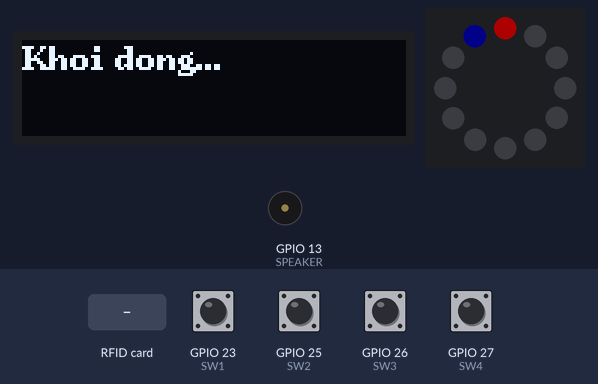
Recording of a sketch running on a simulated ESP32. Parts: 128×32 one-colour display, 12 RGB LEDs in a ring, first at the top, clockwise, buzzer (waves = sounding, pin HIGH). The inputs (shaded band) are chosen by the test bench; at power-on: GPIO 23 (SW1), GPIO 25 (SW2), GPIO 26 (SW3), GPIO 27 (SW4) HIGH. Dim RGB values are drawn brighter than linear; what the sketch prints to the serial monitor is not drawn.

Above: at 1.09 s.
2.3 s: RFID card 5E 7A 19 C4 held to the reader
At 2.45 s:
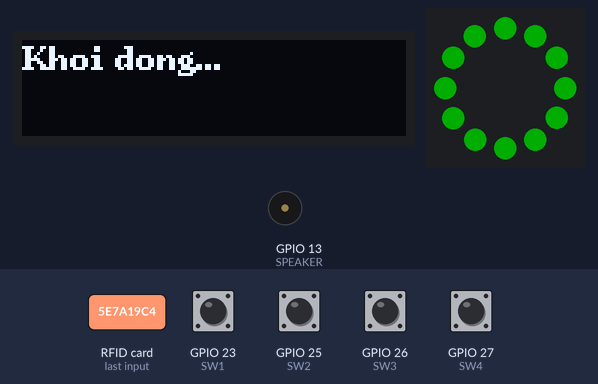
4.2 s: GPIO 27 (SW4) pulled LOW for 0.15 s
At 4.45 s:
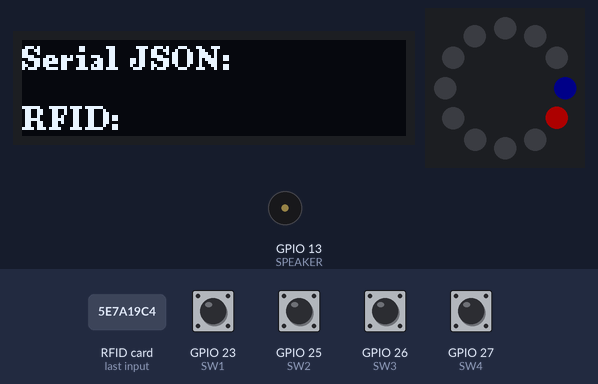
4.9 s: GPIO 26 (SW3) pulled LOW for 1 s
At 5.15 s:
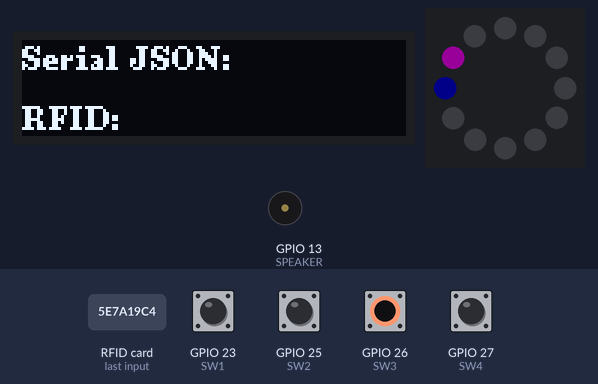
6.5 s: GPIO 26 (SW3) pulled LOW for 0.15 s
At 6.72 s:
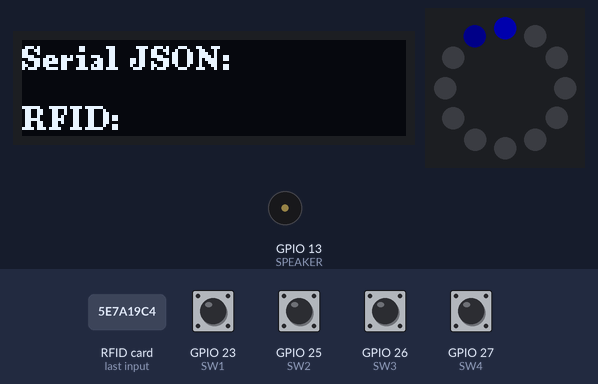
7.2 s: GPIO 26 (SW3) pulled LOW for 0.15 s
At 7.25 s:
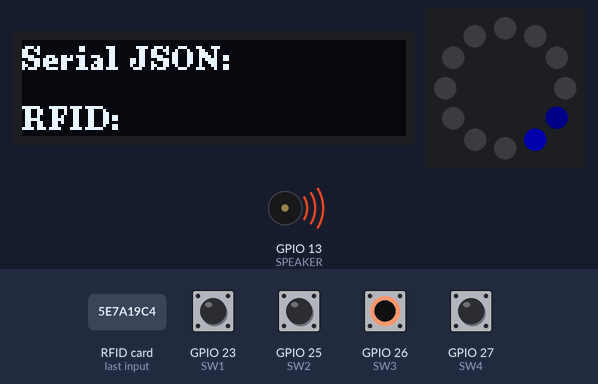
7.9 s: RFID card 5E 7A 19 C4 held to the reader
At 8.08 s:
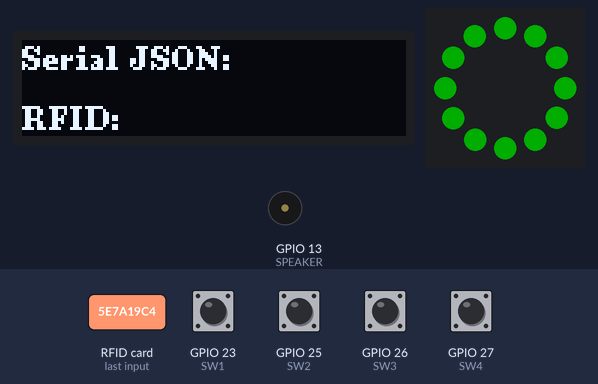
Timing chart, 0 to 10.7 s (numbered marks = the images above; inputs shaded):
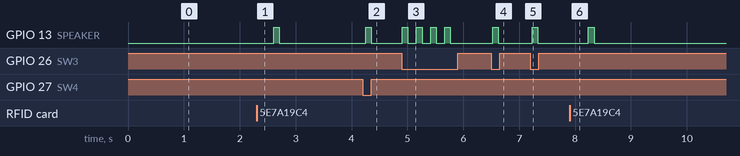

The sketch:

TestBoard.ino
```cpp
#include <Wire.h>
#include <U8g2lib.h>
#include <Adafruit_NeoPixel.h>
#include <ArduinoJson.h>
#include <rdm6300.h>

U8G2_SSD1306_128X32_UNIVISION_F_SW_I2C u8g2(U8G2_R0, /* clock=*/ 22, /* data=*/ 21, /* reset=*/ U8X8_PIN_NONE);

#define SW1 23
#define SW2 25
#define SW3 26
#define SW4 27
#define SPEAKER 13
#define LED_PIN     4
#define NUM_LEDS    12

Adafruit_NeoPixel pixels(NUM_LEDS, LED_PIN, NEO_GRB + NEO_KHZ800);

int ledEffectMode = 2;
const int totalEffects = 6;
const float brightnessFactor = 0.2; // Giảm độ sáng xuống 20%

uint32_t ledColors[] = {
  pixels.Color(255, 0, 0),
  pixels.Color(0, 0, 255),
  pixels.Color(0, 255, 0),
  pixels.Color(255, 255, 0),
  pixels.Color(255, 165, 0),
  pixels.Color(128, 0, 128)
};
int colorCount = sizeof(ledColors) / sizeof(ledColors[0]);
int currentColorIndex = 0;

#define RDM6300_RX_PIN 16
Rdm6300 rdm6300;
String currentTagID = "";

String serialMessage = "";
StaticJsonDocument<512> jsonDoc;
String keys[10];
String values[10];
int keyCount = 0;
int currentIndex = 0;

unsigned long lastButtonPress = 0;
const unsigned long debounceDelay = 250;
unsigned long lastLedUpdate = 0;
const unsigned long ledUpdateInterval = 100;
int ledStep = 0;
bool flashState = false;
float breathBrightness = 0;
bool breathIncreasing = true;

void setup() {
  Serial.begin(115200);
  delay(1000);
  Serial.println("ESP32 + OLED U8g2 + WS2812 + RFID");
  u8g2.begin();
  u8g2.setFont(u8g2_font_ncenB08_tr);
  u8g2.clearBuffer();
  u8g2.drawStr(0, 10, "Khoi dong...");
  u8g2.sendBuffer();
  pinMode(SW1, INPUT_PULLUP);
  pinMode(SW2, INPUT_PULLUP);
  pinMode(SW3, INPUT_PULLUP);
  pinMode(SW4, INPUT_PULLUP);
  pinMode(SPEAKER, OUTPUT);
  pixels.begin();
  pixels.clear();
  pixels.show();
  updateLedColor(ledColors[currentColorIndex]);
  rdm6300.begin(RDM6300_RX_PIN);
}

void loop() {
  if (Serial.available() > 0) {
    serialMessage = Serial.readStringUntil('\n');
    serialMessage.trim();
    if (serialMessage.length() > 0) {
      parseAndStoreJson(serialMessage);
      if (keyCount > 0) displayKeyValue();
    }
  }
  if (millis() - lastLedUpdate >= ledUpdateInterval) {
    switch (ledEffectMode) {
      case 0: pixels.clear(); pixels.show(); break;
      case 1: updateLedColor(ledColors[currentColorIndex]); break;
      case 2: runLedCircle(); break;
      case 3: rainbowEffect(); break;
      case 4: flashEffect(); break;
      case 5: breatheEffect(); break;
    }
    lastLedUpdate = millis();
  }
  unsigned long now = millis();
  if (digitalRead(SW1) == LOW && now - lastButtonPress > debounceDelay) {
    if (keyCount > 0) {
      currentIndex = (currentIndex - 1 + keyCount) % keyCount;
      displayKeyValue();
      beep();
    }
    lastButtonPress = now;
  }
  if (digitalRead(SW2) == LOW && now - lastButtonPress > debounceDelay) {
    if (keyCount > 0) {
      currentIndex = (currentIndex + 1) % keyCount;
      displayKeyValue();
      beep();
    }
    lastButtonPress = now;
  }
  if (digitalRead(SW3) == LOW && now - lastButtonPress > debounceDelay) {
    currentColorIndex = (currentColorIndex - 1 + colorCount) % colorCount;
    updateLedColor(ledColors[currentColorIndex]);
    beep();
    lastButtonPress = now;
  }
  if (digitalRead(SW4) == LOW && now - lastButtonPress > debounceDelay) {
    currentTagID = "";
    StaticJsonDocument<128> doc;
    doc["rfid"] = " ";
    String jsonStr;
    serializeJson(doc, jsonStr);
    Serial.println(jsonStr);
    displayKeyValue();
    beep();
    lastButtonPress = now;
  }
  if (rdm6300.get_new_tag_id()) {
    currentTagID = String(rdm6300.get_tag_id(), HEX);
    StaticJsonDocument<128> doc;
    doc["rfid"] = currentTagID;
    String jsonStr;
    serializeJson(doc, jsonStr);
    Serial.println(jsonStr);
    flashWithColor(pixels.Color(0, 255, 0));
    beep();
    displayKeyValue();
  }
  delay(50);
}

void beep() {
  digitalWrite(SPEAKER, HIGH);
  delay(100);
  digitalWrite(SPEAKER, LOW);
}

void parseAndStoreJson(String jsonStr) {
  DeserializationError error = deserializeJson(jsonDoc, jsonStr);
  if (error) return;
  keyCount = 0;
  currentIndex = 0;
  if (jsonDoc.containsKey("led_ring")) {
    String cmd = jsonDoc["led_ring"].as<String>();
    if (cmd == "ring_on") {
      ledEffectMode = (ledEffectMode + 1) % totalEffects;
      Serial.print("LED mode: ");
      Serial.println(ledEffectMode);
    }
  } else {
    for (JsonPair kv : jsonDoc.as<JsonObject>()) {
      if (keyCount < 10) {
        keys[keyCount] = kv.key().c_str();
        values[keyCount] = kv.value().as<String>();
        keyCount++;
      }
    }
  }
}

void displayKeyValue() {
  u8g2.clearBuffer();
  u8g2.drawStr(0, 10, "Serial JSON:");
  String displayStr = (keyCount > 0) ? keys[currentIndex] + ": " + values[currentIndex] : "";
  u8g2.drawStr(0, 20, displayStr.c_str());
  String rfidLine = "RFID: ";
  if (currentTagID.length() > 0) rfidLine += currentTagID;
  u8g2.drawStr(0, 30, rfidLine.c_str());
  u8g2.sendBuffer();
}

void updateLedColor(uint32_t color) {
  uint8_t r = (color >> 16) & 0xFF;
  uint8_t g = (color >> 8) & 0xFF;
  uint8_t b = color & 0xFF;
  r = r * brightnessFactor;
  g = g * brightnessFactor;
  b = b * brightnessFactor;
  for (int i = 0; i < NUM_LEDS; i++) {
    pixels.setPixelColor(i, pixels.Color(r, g, b));
  }
  pixels.show();
}

void runLedCircle() {
  pixels.clear();
  int ledPos = ledStep % NUM_LEDS;
  pixels.setPixelColor(ledPos, dimColor(ledColors[currentColorIndex]));
  int prevLed = (ledPos - 1 + NUM_LEDS) % NUM_LEDS;
  pixels.setPixelColor(prevLed, dimColor(pixels.Color(0, 0, 50)));
  pixels.show();
  ledStep++;
}

void rainbowEffect() {
  for (int i = 0; i < NUM_LEDS; i++) {
    int hue = (ledStep * 10 + i * 360 / NUM_LEDS) % 360;
    pixels.setPixelColor(i, dimColor(HSBtoRGB(hue, 1.0, 0.5)));
  }
  pixels.show();
  ledStep++;
}

void flashEffect() {
  flashState = !flashState;
  uint32_t color = flashState ? pixels.Color(255, 255, 255) : pixels.Color(0, 0, 0);
  color = dimColor(color);
  for (int i = 0; i < NUM_LEDS; i++) {
    pixels.setPixelColor(i, color);
  }
  pixels.show();
}

void breatheEffect() {
  float step = 0.02;
  if (breathIncreasing) {
    breathBrightness += step;
    if (breathBrightness >= 1.0) breathIncreasing = false;
  } else {
    breathBrightness -= step;
    if (breathBrightness <= 0.05) breathIncreasing = true;
  }
  uint8_t r = (uint8_t)(ledColors[currentColorIndex] >> 16 & 0xFF);
  uint8_t g = (uint8_t)(ledColors[currentColorIndex] >> 8 & 0xFF);
  uint8_t b = (uint8_t)(ledColors[currentColorIndex] & 0xFF);
  r *= breathBrightness * brightnessFactor;
  g *= breathBrightness * brightnessFactor;
  b *= breathBrightness * brightnessFactor;
  for (int i = 0; i < NUM_LEDS; i++) {
    pixels.setPixelColor(i, pixels.Color(r, g, b));
  }
  pixels.show();
}

uint32_t HSBtoRGB(float hue, float sat, float brightness) {
  float r = 0, g = 0, b = 0;
  int i = int(hue / 60.0) % 6;
  float f = (hue / 60.0) - i;
  float p = brightness * (1.0 - sat);
  float q = brightness * (1.0 - f * sat);
  float t = brightness * (1.0 - (1.0 - f) * sat);
  switch (i) {
    case 0: r = brightness; g = t; b = p; break;
    case 1: r = q; g = brightness; b = p; break;
    case 2: r = p; g = brightness; b = t; break;
    case 3: r = p; g = q; b = brightness; break;
    case 4: r = t; g = p; b = brightness; break;
    case 5: r = brightness; g = p; b = q; break;
  }
  return pixels.Color(r * 255, g * 255, b * 255);
}

uint32_t dimColor(uint32_t color) {
  uint8_t r = (color >> 16) & 0xFF;
  uint8_t g = (color >> 8) & 0xFF;
  uint8_t b = color & 0xFF;
  r = r * brightnessFactor;
  g = g * brightnessFactor;
  b = b * brightnessFactor;
  return pixels.Color(r, g, b);
}

void flashWithColor(uint32_t color) {
  color = dimColor(color);
  for (int i = 0; i < NUM_LEDS; i++) {
    pixels.setPixelColor(i, color);
  }
  pixels.show();
  delay(300);
  pixels.clear();
  pixels.show();
}
```

Measured:
- after the input at 2.3 s, GPIO 13 (SPEAKER): LOW → HIGH after 0.31 s, → LOW 0.10 s later
- after the input at 4.2 s, GPIO 13 (SPEAKER): LOW → HIGH after 0.05 s, → LOW 0.10 s later; the display: first changes after 0.05 s (image 2 shows a later state)
- after the input at 4.9 s, GPIO 13 (SPEAKER): alternates HIGH for 0.10 s and LOW for 0.15 s, 8 changes in all, then stays LOW, starting at once
- after the input at 6.5 s, GPIO 13 (SPEAKER): LOW → HIGH at once, → LOW 0.10 s later
- after the input at 7.2 s, GPIO 13 (SPEAKER): LOW → HIGH at once, → LOW 0.10 s later
- after the input at 7.9 s, GPIO 13 (SPEAKER): LOW → HIGH after 0.34 s, → LOW 0.10 s later
